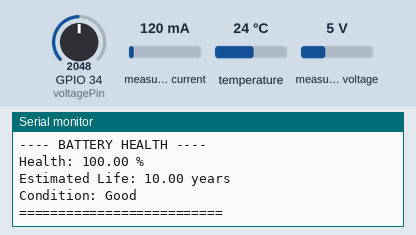
Recording of a sketch running on a simulated ESP32. Shown: the last lines printed to the serial monitor. The test bench sets the inputs (shaded band); at power-on: measured current 120 mA, temperature 24 °C, GPIO 34 (voltagePin) = 2048, measured voltage 5 V.

Above: at 1.2 s.
1.3 s: measured current set to 40 mA
2.8 s: temperature set to 12 °C
At 4.0 s:
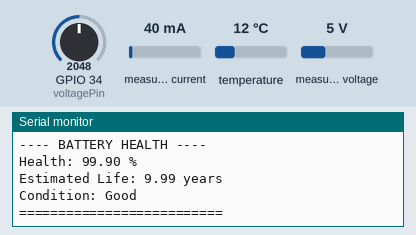
4.3 s: GPIO 34 (voltagePin) set to 10
5.8 s: measured current set to 500 mA
At 7.0 s:
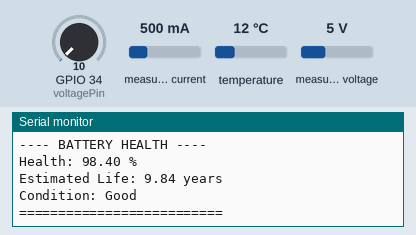
7.3 s: temperature set to 19 °C
8.8 s: GPIO 34 (voltagePin) set to 80
Timing chart, 0 to 11.3 s (numbered marks = the images above; inputs shaded):
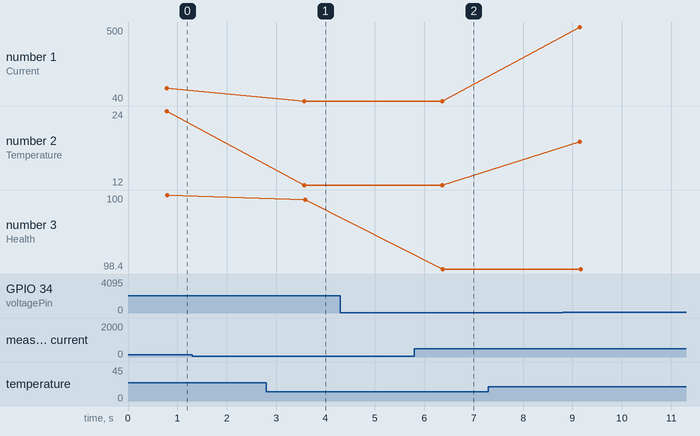

The sketch:

adaptive_battery_health_system.ino
```cpp
#include <Wire.h>
#include <Adafruit_INA219.h>
#include <OneWire.h>
#include <DallasTemperature.h>

// INA219
Adafruit_INA219 ina219;

// DS18B20
#define ONE_WIRE_BUS 4
OneWire oneWire(ONE_WIRE_BUS);
DallasTemperature sensors(&oneWire);

// Voltage pin
int voltagePin = 34;

// 🔥 Logic variables
int deepDischargeCount = 0;
bool deepDischargeFlag = false;

// 🔥 Overcharge variables
unsigned long overchargeTime = 0;
unsigned long startTime = 0;
bool overchargeActive = false;

// 🔥 Temperature stress variables
unsigned long tempStressTime = 0;
unsigned long tempStartTime = 0;
bool tempStressActive = false;

// 🔥 Battery health variables
float health = 100.0;
float lifeYears = 10.0;
String condition;

void setup() {
  Serial.begin(115200);

  Wire.begin();

  if (!ina219.begin()) {
    Serial.println("INA219 not found");
    while (1);
  }

  sensors.begin();

  Serial.println("System Started...");
}

void loop() {

  // 🔋 Voltage
  int raw = analogRead(voltagePin);
  float v_out = (raw / 4095.0) * 3.3;

  float busVoltage = ina219.getBusVoltage_V();
  float current = ina219.getCurrent_mA();

  float multiplier = 0;
  if (v_out > 0.01) {
    multiplier = busVoltage / v_out;
  }

  float batteryVoltage = v_out * multiplier;

  // 🌡 Temperature
  sensors.requestTemperatures();
  float tempC = sensors.getTempCByIndex(0);

  // 🔁 Status
  String status;
  if (current > 10) status = "Charging ⚡";
  else if (current < -10) status = "Discharging 🔋";
  else status = "Idle";

  // 🔥 DEEP DISCHARGE LOGIC
  if (batteryVoltage < 3.0 && !deepDischargeFlag) {
    deepDischargeCount++;
    deepDischargeFlag = true;
  }

  if (batteryVoltage > 3.2) {
    deepDischargeFlag = false;
  }

  // 🔥 OVERCHARGE LOGIC
  if (batteryVoltage > 4.1) {
    if (!overchargeActive) {
      startTime = millis();
      overchargeActive = true;
    }
    overchargeTime = (millis() - startTime) / 1000;
  }
  else {
    overchargeActive = false;
  }

  // 🔥 TEMPERATURE STRESS LOGIC
  if (tempC > 40) {
    if (!tempStressActive) {
      tempStartTime = millis();
      tempStressActive = true;
    }
    tempStressTime = (millis() - tempStartTime) / 1000;
  }
  else {
    tempStressActive = false;
  }

  // 🔥 BATTERY HEALTH CALCULATION
  health = 100;

  // penalties
  health -= deepDischargeCount * 1.5;
  health -= overchargeTime * 0.05;
  health -= tempStressTime * 0.05;

  if (health < 0) health = 0;

  // life prediction
  lifeYears = (health / 100.0) * 10;

  // condition
  if (health > 80) condition = "Good";
  else if (health > 50) condition = "Moderate";
  else condition = "Poor";

  // 📊 OUTPUT
  Serial.println("===== BATTERY SYSTEM =====");

  Serial.print("Voltage: ");
  Serial.print(batteryVoltage);
  Serial.println(" V");

  Serial.print("Current: ");
  Serial.print(current);
  Serial.println(" mA");

  Serial.print("Temperature: ");
  Serial.print(tempC);
  Serial.println(" °C");

  Serial.print("Status: ");
  Serial.println(status);

  Serial.println("---- USAGE STATS ----");

  Serial.print("Deep Discharge Count: ");
  Serial.println(deepDischargeCount);

  Serial.print("Overcharge Time: ");
  Serial.print(overchargeTime);
  Serial.println(" sec");

  Serial.print("Temp Stress Time: ");
  Serial.print(tempStressTime);
  Serial.println(" sec");

  Serial.println("---- BATTERY HEALTH ----");

  Serial.print("Health: ");
  Serial.print(health);
  Serial.println(" %");

  Serial.print("Estimated Life: ");
  Serial.print(lifeYears);
  Serial.println(" years");

  Serial.print("Condition: ");
  Serial.println(condition);

  Serial.println("==========================\n");

  delay(2000);
}
```

Measured:
- after the input at 2.8 s, the serial monitor: prints a new line after 0.77 s (image 1)
- plotted number 2: 24 → 12 after the input at 2.8 s
